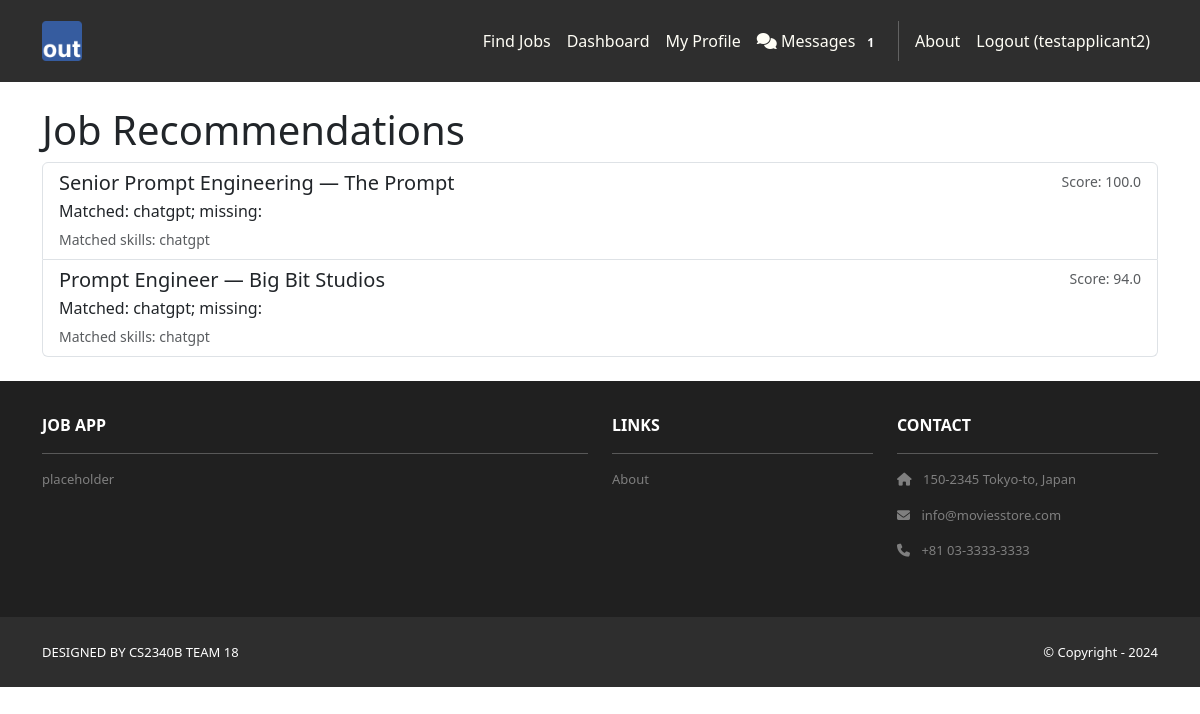
/jobs/recommendations/ (signed in), run on the app's committed database.
### jobs/models.py (models this page shows, shortened)
class JobRecommendation(models.Model):
    applicant = models.ForeignKey('auth.User', on_delete=models.CASCADE, related_name='job_recommendations')
    job = models.ForeignKey(Job, on_delete=models.CASCADE, related_name='recommendations')
    match_score = models.FloatField(help_text='Overall match score (0-100)')
    skills_match_score = models.FloatField(help_text='Skills match score (0-100)')
    location_match_score = models.FloatField(help_text='Location match score (0-100)')
    experience_match_score = models.FloatField(help_text='Experience level match score (0-100)')
    matched_skills = models.TextField(blank=True, help_text='Skills that matched, separated by commas')
    missing_skills = models.TextField(blank=True, help_text='Required skills the applicant does not have')
    recommendation_reason = models.TextField(blank=True, help_text='Explanation for why this job was recommended')
    is_viewed = models.BooleanField(default=False, help_text='Whether the applicant has viewed this recommendation')
    is_applied = models.BooleanField(default=False, help_text='Whether the applicant applied to this job')
    is_dismissed = models.BooleanField(default=False, help_text='Whether the applicant dismissed this recommendation')
    created_at = models.DateTimeField(auto_now_add=True)
    updated_at = models.DateTimeField(auto_now=True)
    class Meta:
        unique_together = ('applicant', 'job')
        verbose_name = 'Job Recommendation'
        verbose_name_plural = 'Job Recommendations'
        ordering = ['-match_score', '-created_at']

class Job(models.Model):
    JOB_TYPE_CHOICES = [
        ('full_time', 'Full Time'),
        ('part_time', 'Part Time'),
        ('contract', 'Contract'),
        ('internship', 'Internship'),
        ('temporary', 'Temporary'),
    ]
    REMOTE_CHOICES = [
        ('remote', 'Remote'),
        ('hybrid', 'Hybrid'),
        ('onsite', 'On-site'),
    ]
    EXPERIENCE_CHOICES = [
        ('entry', 'Entry Level (0-2 years)'),
        ('mid', 'Mid Level (3-5 years)'),
        ('senior', 'Senior Level (6+ years)'),
        ('executive', 'Executive Level'),
    ]
    title = models.CharField(max_length=200)
    company = models.CharField(max_length=200)
    description = models.TextField()
    requirements = models.TextField(help_text="Job requirements and qualifications")
    posted_by = models.ForeignKey(User, on_delete=models.CASCADE, related_name='posted_jobs')
    job_type = models.CharField(max_length=20, choices=JOB_TYPE_CHOICES, default='full_time')
    remote_type = models.CharField(max_length=20, choices=REMOTE_CHOICES, default='onsite')
    experience_level = models.CharField(max_length=20, choices=EXPERIENCE_CHOICES, default='mid')
    salary_min = models.DecimalField(max_digits=10, decimal_places=2, null=True, blank=True)
    salary_max = models.DecimalField(max_digits=10, decimal_places=2, null=True, blank=True)
    salary_currency = models.CharField(max_length=3, default='USD')
    salary_period = models.CharField(max_length=20, choices=[
        ('hourly', 'Per Hour'),
        ('monthly', 'Per Month'),
        ('yearly', 'Per Year'),
    ], default='yearly')
    city = models.CharField(max_length=100)
    state = models.CharField(max_length=100)
    country = models.CharField(max_length=100, default='United States')
    postal_code = models.CharField(max_length=20, blank=True)
    latitude = models.DecimalField(max_digits=9, decimal_places=6, null=True, blank=True, help_text="Latitude for map display")
    longitude = models.DecimalField(max_digits=9, decimal_places=6, null=True, blank=True, help_text="Longitude for map display")
    full_address = models.TextField(blank=True, help_text="Full address for geocoding and display")
    required_skills = models.TextField(blank=True, help_text="Required skills, separated by commas")
    preferred_skills = models.TextField(blank=True, help_text="Preferred skills, separated by commas")
    visa_sponsorship = models.BooleanField(default=False, help_text="Visa sponsorship available")
    benefits = models.TextField(blank=True, help_text="Benefits and perks")
    is_active = models.BooleanField(default=True)
    application_deadline = models.DateField(null=True, blank=True)
    created_at = models.DateTimeField(auto_now_add=True)
    updated_at = models.DateTimeField(auto_now=True)
    class Meta:
        ordering = ['-created_at']
        verbose_name = 'Job Posting'
        verbose_name_plural = 'Job Postings'

### jobs/views.py (the view)
# urls.py: path('recommendations/', views.recommendations_list, name='recommendations_list'),
@applicant_required
def recommendations_list(request):
    recs = JobRecommendation.objects.filter(applicant=request.user, is_dismissed=False).order_by('-match_score')
    context = {
        'template_data': {
            'title': 'Job Recommendations',
            'user_type': 'applicant'
        },
        'recommendations': recs
    }
    return render(request, 'jobs/recommendations_list.html', context)

### jobs/templates/jobs/recommendations_list.html
{% extends 'base.html' %}
{% block content %}
<div class="container py-4">
  <h1>Job Recommendations</h1>
  {% if recommendations.exists %}
    <div class="list-group">
      {% for r in recommendations %}
        <a href="{% url 'jobs:recommendation_detail' r.pk %}" class="list-group-item list-group-item-action">
          <div class="d-flex w-100 justify-content-between">
            <h5 class="mb-1">{{ r.job.title }} — {{ r.job.company }}</h5>
            <small class="text-muted">Score: {{ r.match_score|floatformat:1 }}</small>
          </div>
          <p class="mb-1">{{ r.recommendation_reason }}</p>
          <small class="text-muted">Matched skills: {{ r.matched_skills }}</small>
        </a>
      {% endfor %}
    </div>
  {% else %}
    <p class="text-muted">No recommendations yet. Run the recommendation generator or update your skills in your profile.</p>
  {% endif %}
</div>
{% endblock content %}

### jobapp/templates/base.html (shortened to what this page needs)
<!DOCTYPE html>
<html>
    {% load static %}
  <head>
    <link href="https://cdn.jsdelivr.net/npm/bootstrap@5.3.3/dist/css/bootstrap.min.css" rel="stylesheet">
    <link rel="stylesheet" href="https://cdnjs.cloudflare.com/ajax/libs/font-awesome/6.1.1/css/all.min.css">
    <link rel="stylesheet" type="text/css"
          href="{% static 'css/style.css' %}">
  </head>
  <body>
     <nav class="p-3 navbar navbar-dark bg-dark
         navbar-expand-lg">
      <div class="container">
        <a class="navbar-brand"
           href="{% url 'home.index' %}">
          <img src="{% static 'img/logo.png' %}" alt="logo"
               height="40" />
        </a>
        <div class="collapse navbar-collapse"
             id="navbarNavAltMarkup">
          <div class="navbar-nav ms-auto navbar-ml">
            {% if user.is_authenticated %}
              {% if template_data.user_type == 'applicant' %}
                <a class="nav-link" href="{% url 'jobs:list' %}">Find Jobs</a>
              {% endif %}
            {% else %}
              <a class="nav-link" href="{% url 'jobs:list' %}">Find Jobs</a>
            {% endif %}
            {% if user.is_authenticated %}
              {% if template_data.user_type == 'applicant' %}
                <a class="nav-link" href="{% url 'applicants:dashboard' %}">Dashboard</a>
                <a class="nav-link" href="{% url 'applicants:profile' %}">My Profile</a>
              {% elif template_data.user_type == 'recruiter' %}
                <a class="nav-link" href="{% url 'recruiters:dashboard' %}">Dashboard</a>
                <a class="nav-link" href="{% url 'jobs:recruiter_jobs' %}">My Jobs</a>
                <a class="nav-link" href="{% url 'recruiters:candidates' %}">Find Candidates</a>
                <a class="nav-link" href="{% url 'recruiters:profile' %}">Company Profile</a>
              {% endif %}
              <a class="nav-link" href="{% url 'messaging:conversation_list' %}">
                <i class="fas fa-comments"></i> Messages
                <span id="unread-count" class="badge badge-danger d-none">0</span>
              </a>
              <a class="nav-link" href="{% url 'home.about' %}">About</a>
              <a class="nav-link" href="{% url 'accounts.logout' %}">Logout ({{user.username }})</a>
            {% else %}
              <a class="nav-link" href="{% url 'home.about' %}">About</a>
              <div class="vr bg-white mx-2 d-none d-lg-block"></div>
              <a class="nav-link" href="{% url 'accounts.login' %}">Login</a>
              <a class="nav-link" href="{% url 'accounts.signup' %}">Sign Up</a>
            {% endif %}
          </div>
        </div>
      </div>
    </nav>
    <div>
      {% block content %}
      {% endblock content %}
    </div>
     <section class="p-3 ms-footer d-none d-md-block">
      <div class="container">
        <div class="row mt-3 text-white">
          <div class="col-md-6 col-lg-6 col-xl-6
               mx-auto mb-4">
            <b>JOB APP</b>
            <hr />
            <p>
              placeholder
            </p>
          </div>
          <div class="col-md-3 col-lg-3 col-xl-3
               mx-auto mb-4">
            <b>LINKS</b>
            <hr />
            <p><a class="nav-link"
              href="{% url 'home.about' %}">
              About
            </a></p>
          </div>
          <div class="col-md-3 col-lg-3 col-xl-3 mx-auto
               mb-4">
            <b>CONTACT</b>
            <hr />
            <p><i class="fas fa-home me-2"></i>
              150-2345 Tokyo-to, Japan
            </p>
            <p><i class="fas fa-envelope me-2"></i>
              info@moviesstore.com
            </p>
            <p><i class="fas fa-phone me-2"></i>
              +81 03-3333-3333
            </p>
          </div>
        </div>
      </div>
    </section>
    <section class="p-3 ms-footer-bottom bg-dark">
      <div class="container d-flex
           justify-content-between">
        <div class="me-5 text-white">
          <span>DESIGNED BY
            CS2340B TEAM 18
          </span>
        </div>
        <div class="text-white">
          <span>© Copyright - 2024</span>
        </div>
      </div>
    </section>
  </body>
</html>

### jobapp/static/css/style.css (style rules this page uses)
.navbar a.nav-link { color: #FFFEF6 !important; }
.bg-dark { background-color: #2E2E2E !important; }
.ms-footer { background-color: #202020; }
.ms-footer p { color: #7F7F7F; font-size: 13px; }
.ms-footer-bottom span { font-size: 13px; line-height: 38px; }

### data on the page
JobRecommendation: job "Senior Prompt Engineering", job.company "The Prompt", match_score "100.0", recommendation_reason "Matched: chatgpt; missing:", matched_skills "chatgpt"
JobRecommendation: job "Prompt Engineer", job.company "Big Bit Studios", match_score "94.0", recommendation_reason "Matched: chatgpt; missing:", matched_skills "chatgpt"

### other printed values
{{ user.username }} "testapplicant2"
